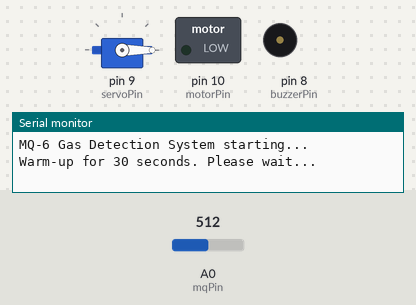
This sketch was run on a simulated Arduino Uno, built with avr-gcc and run on an emulated ATmega328P. On the bench: servo, switched loads named in the sketch (green lamp = pin HIGH), buzzer (waves = sounding, pin HIGH), the last lines printed to the serial monitor. Inputs (shaded band) come from the test bench; at power-on: A0 (mqPin) = 512.

Above: at 0.3 s.
At 30.3 s:
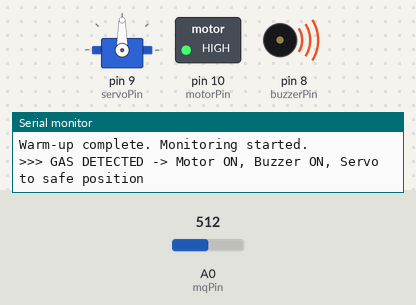
Timing chart, 0 to 31.8 s (numbered marks = the images above):
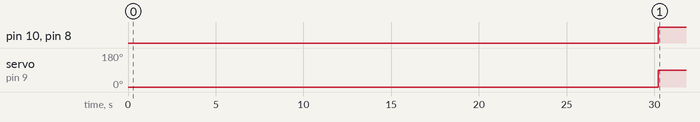

The sketch:

1_LPGcode.ino
```cpp
/*
  MQ-6 Gas Detection -> Fan (MOSFET), Buzzer, Servo
  - MQ-6 AO -> A0
  - MOSFET Gate -> D10 (with ~220Ω gate resistor), MOSFET Source -> GND, Drain -> Motor negative
  - Buzzer + -> D8, Buzzer - -> GND
  - Servo signal -> D9, Servo VCC -> 5V, Servo GND -> GND
  - Common GND for Arduino and motor supply (if external)

  Behavior:
  - Uses a 10-sample moving average to stabilize sensor readings.
  - Hysteresis: 'onThreshold' to turn devices ON, 'offThreshold' to turn them OFF.
  - Warm-up period after startup for sensor stabilization.
*/

#include <Servo.h>

const int mqPin = A0;        // MQ-6 analog output
const int motorPin = 10;     // MOSFET gate (drives fan/motor)
const int buzzerPin = 8;     // Buzzer control pin
const int servoPin = 9;      // Servo signal pin

// Tuning parameters (adjust after testing)
const int onThreshold  = 200; // if averaged reading >= onThreshold -> gas detected
const int offThreshold = 150; // if averaged reading <= offThreshold -> gas cleared (hysteresis)
const int samples = 10;       // moving average samples
const unsigned long serialInterval = 1000; // ms between serial reports
const unsigned long warmupDelay = 30000;   // ms warm-up (30s) - increase if needed

// Servo positions
const int servoSafePos = 90;  // servo angle when gas detected
const int servoIdlePos = 0;   // servo angle when no gas

Servo safetyServo;
int readings[samples];
int readIndex = 0;
long total = 0;
int average = 0;

unsigned long lastSerialTime = 0;
bool gasState = false; // current state (true = detected)

void setup() {
  Serial.begin(9600);
  pinMode(motorPin, OUTPUT);
  pinMode(buzzerPin, OUTPUT);

  digitalWrite(motorPin, LOW);
  digitalWrite(buzzerPin, LOW);

  // initialize moving average buffer
  for (int i = 0; i < samples; i++) {
    readings[i] = analogRead(mqPin);
    delay(20);
  }
  total = 0;
  for (int i = 0; i < samples; i++) total += readings[i];
  average = total / samples;

  // attach servo
  safetyServo.attach(servoPin);
  safetyServo.write(servoIdlePos);

  Serial.println("MQ-6 Gas Detection System starting...");
  Serial.print("Warm-up for ");
  Serial.print(warmupDelay / 1000);
  Serial.println(" seconds. Please wait...");
  delay(warmupDelay);
  Serial.println("Warm-up complete. Monitoring started.");
  lastSerialTime = millis();
}

void loop() {
  // read sensor and update moving average
  int sensorVal = analogRead(mqPin);

  // update circular buffer
  total -= readings[readIndex];
  readings[readIndex] = sensorVal;
  total += readings[readIndex];
  readIndex = (readIndex + 1) % samples;
  average = total / samples;

  // hysteresis logic
  if (!gasState && average >= onThreshold) {
    gasState = true;
    activateSafety();
  } else if (gasState && average <= offThreshold) {
    gasState = false;
    deactivateSafety();
  }

  // periodic serial output
  unsigned long now = millis();
  if (now - lastSerialTime >= serialInterval) {
    Serial.print("Avg: ");
    Serial.print(average);
    Serial.print("  Raw: ");
    Serial.print(sensorVal);
    Serial.print("  State: ");
    Serial.println(gasState ? "GAS DETECTED" : "No Gas");
    lastSerialTime = now;
  }

  delay(100); // small delay to limit read rate
}

void activateSafety() {
  // Turn motor ON (drive MOSFET gate HIGH)
  digitalWrite(motorPin, HIGH);

  // Activate buzzer (continuous)
  digitalWrite(buzzerPin, HIGH);

  // Move servo to safety position
  safetyServo.write(servoSafePos);

  // Optional: short debug print
  Serial.println(">>> GAS DETECTED -> Motor ON, Buzzer ON, Servo to safe position");
}

void deactivateSafety() {
  // Turn motor OFF
  digitalWrite(motorPin, LOW);

  // Turn buzzer OFF
  digitalWrite(buzzerPin, LOW);

  // Move servo back to idle
  safetyServo.write(servoIdlePos);

  Serial.println(">>> Gas cleared -> Motor OFF, Buzzer OFF, Servo to idle");
}
```

Measured:
- by itself, pin 10 (motorPin), pin 8 (buzzerPin): LOW → HIGH at 30.2 s
- by itself, servo on pin 9 (servoPin): 0° → 90° at 30.2 s
